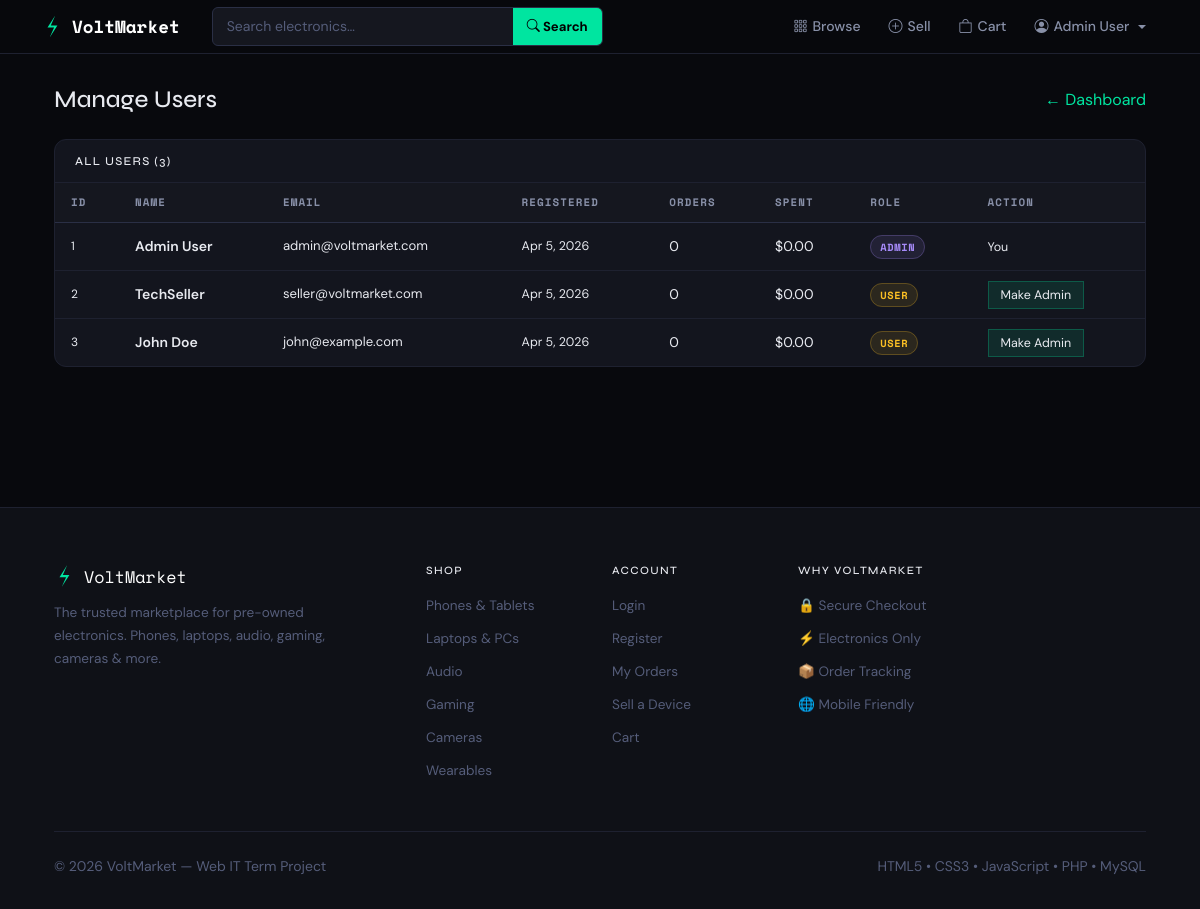
The page /admin/users.php (signed in) on the database its author committed.
### tables this page shows
CREATE TABLE IF NOT EXISTS users (
  id INT AUTO_INCREMENT PRIMARY KEY, name VARCHAR(100) NOT NULL,
  email VARCHAR(150) NOT NULL UNIQUE, password VARCHAR(255) NOT NULL,
  is_admin TINYINT(1) NOT NULL DEFAULT 0, created_at TIMESTAMP NOT NULL DEFAULT CURRENT_TIMESTAMP
);

### includes/auth.php (called while the page is built, shortened)
<?php
function isLoggedIn() {
    return isset($_SESSION['user_id']);
}
function getCurrentUserName() {
    return $_SESSION['user_name'] ?? 'Guest';
}

### admin/users.php (the view, shortened to what this page needs)
<?php
require_once __DIR__ . '/../includes/auth.php';
require_once __DIR__ . '/../includes/db.php';
$users=$pdo->query("SELECT u.*,
  (SELECT COUNT(*) FROM orders WHERE user_id=u.id) AS order_count,
  (SELECT COALESCE(SUM(total_price),0) FROM orders WHERE user_id=u.id) AS total_spent
  FROM users u ORDER BY u.created_at DESC")->fetchAll();
require_once __DIR__ . '/../includes/header.php';
?>
<div style="display:flex;justify-content:space-between;align-items:center;margin-bottom:24px;">
  <h1 style="font-size:1.5rem;margin:0;">Manage Users</h1>
  <a href="<?= BASE_URL ?>/admin/index.php" class="btn-outline btn-sm">← Dashboard</a>
</div>
<div class="vm-panel">
  <div class="vm-panel-head"><h5>All Users (<?= count($users) ?>)</h5></div>
  <div style="overflow-x:auto;">
    <table class="vm-table">
      <thead><tr><th>ID</th><th>Name</th><th>Email</th><th>Registered</th><th>Orders</th><th>Spent</th><th>Role</th><th>Action</th></tr></thead>
      <tbody>
        <?php foreach($users as $u): ?>
        <tr>
          <td style="font-family:var(--mono);color:var(--text3);font-size:.75rem;"><?= $u['id'] ?></td>
          <td style="font-weight:600;"><?= htmlspecialchars($u['name']) ?></td>
          <td style="font-size:.82rem;color:var(--text2);"><?= htmlspecialchars($u['email']) ?></td>
          <td style="font-size:.78rem;color:var(--text3);font-family:var(--mono);"><?= date('M j, Y',strtotime($u['created_at'])) ?></td>
          <td style="font-family:var(--mono);"><?= $u['order_count'] ?></td>
          <td style="font-family:var(--mono);color:var(--accent);">$<?= number_format($u['total_spent'],2) ?></td>
          <td>
            <span class="vm-status <?= $u['is_admin']?'s-shipped':'s-pending' ?>">
              <?= $u['is_admin']?'Admin':'User' ?>
            </span>
          </td>
          <td>
            <?php if($u['id']!=$_SESSION['user_id']): ?>
            <a href="<?= BASE_URL ?>/admin/users.php?toggle_admin=<?= $u['id'] ?>"
              style="background:<?= $u['is_admin']?'rgba(255,95,46,.1)':'rgba(0,229,160,.1)' ?>;border:1px solid <?= $u['is_admin']?'rgba(255,95,46,.25)':'rgba(0,229,160,.25)' ?>;color:<?= $u['is_admin']?'var(--orange)':'var(--accent)' ?>;padding:5px 12px;border-radius:var(--radius);font-size:.78rem;text-decoration:none;font-family:var(--mono);"
              data-confirm="Change role for <?= htmlspecialchars($u['name']) ?>?">
              <?= $u['is_admin']?'Revoke':'Make Admin' ?>
            </a>
            <?php else: ?><span style="font-size:.78rem;color:var(--text3);font-family:var(--mono);">You</span><?php endif; ?>
          </td>
        </tr>
        <?php endforeach; ?>
      </tbody>
    </table>
  </div>
</div>
<?php require_once __DIR__ . '/../includes/footer.php'; ?>

### includes/header.php (shortened to what this page needs)
<?php
require_once __DIR__ . '/auth.php';
?>
<!DOCTYPE html>
<html lang="en">
<head>
<link rel="stylesheet" href="https://cdn.jsdelivr.net/npm/bootstrap@5.3.2/dist/css/bootstrap.min.css">
<link rel="stylesheet" href="https://cdn.jsdelivr.net/npm/bootstrap-icons@1.11.3/font/bootstrap-icons.min.css">
</head>
<body>
<nav class="navbar navbar-expand-lg vm-navbar px-3">
  <div class="container-xl">
    <a class="navbar-brand vm-navbar-brand" href="<?= BASE_URL ?>/index.php">
      <span class="vm-bolt"></span>VoltMarket
    </a>
    <form class="vm-search-form d-none d-md-flex mx-3" action="<?= BASE_URL ?>/products.php" method="GET">
      <input type="search" name="q" placeholder="Search electronics…" value="<?= htmlspecialchars($_GET['q']??'') ?>">
      <button type="submit"><i class="bi bi-search"></i> Search</button>
    </form>
    <div class="collapse navbar-collapse" id="vmNav">
      <ul class="navbar-nav ms-auto align-items-lg-center gap-lg-1">
        <li class="nav-item"><a class="nav-link" href="<?= BASE_URL ?>/products.php"><i class="bi bi-grid-3x3-gap"></i> Browse</a></li>
        <li class="nav-item"><a class="nav-link" href="<?= BASE_URL ?>/sell.php"><i class="bi bi-plus-circle"></i> Sell</a></li>
        <li class="nav-item">
          <a class="nav-link" href="<?= BASE_URL ?>/cart.php">
            <i class="bi bi-bag"></i> Cart
          </a>
        </li>
        <?php if(isLoggedIn()): ?>
          <li class="nav-item dropdown">
            <a class="nav-link dropdown-toggle" href="#" data-bs-toggle="dropdown">
              <i class="bi bi-person-circle"></i> <?= htmlspecialchars(getCurrentUserName()) ?>
            </a>
          </li>
        <?php else: ?>
          <li class="nav-item"><a class="nav-link" href="<?= BASE_URL ?>/login.php"><i class="bi bi-box-arrow-in-right"></i> Login</a></li>
          <li class="nav-item"><a class="nav-link vm-accent-btn ms-1" href="<?= BASE_URL ?>/register.php"><i class="bi bi-person-plus"></i> Register</a></li>
        <?php endif; ?>
      </ul>
    </div>
  </div>
</nav>
<div style="padding:32px 0 60px;">
<div class="container-xl px-3 px-md-4">

### includes/footer.php (shortened to what this page needs)
</div>
</div>
<footer class="vm-footer">
  <div class="container-xl px-3 px-md-4">
    <div class="row g-4">
      <div class="col-md-4">
        <div style="font-family:var(--vm-mono);font-size:1.05rem;color:#fff;margin-bottom:12px;display:flex;align-items:center;gap:8px;">
          <span class="vm-bolt"></span>VoltMarket
        </div>
        <p style="color:var(--vm-text3);font-size:.85rem;max-width:280px;line-height:1.7;">
          The trusted marketplace for pre-owned electronics. Phones, laptops, audio, gaming, cameras &amp; more.
        </p>
      </div>
      <div class="col-6 col-md-2">
        <h6>Shop</h6>
        <ul>
          <li><a href="<?= BASE_URL ?>/products.php?category=Phones+%26+Tablets">Phones &amp; Tablets</a></li>
          <li><a href="<?= BASE_URL ?>/products.php?category=Laptops+%26+PCs">Laptops &amp; PCs</a></li>
          <li><a href="<?= BASE_URL ?>/products.php?category=Audio">Audio</a></li>
          <li><a href="<?= BASE_URL ?>/products.php?category=Gaming">Gaming</a></li>
          <li><a href="<?= BASE_URL ?>/products.php?category=Cameras">Cameras</a></li>
          <li><a href="<?= BASE_URL ?>/products.php?category=Wearables">Wearables</a></li>
        </ul>
      </div>
      <div class="col-6 col-md-2">
        <h6>Account</h6>
        <ul>
          <li><a href="<?= BASE_URL ?>/login.php">Login</a></li>
          <li><a href="<?= BASE_URL ?>/register.php">Register</a></li>
          <li><a href="<?= BASE_URL ?>/orders.php">My Orders</a></li>
          <li><a href="<?= BASE_URL ?>/sell.php">Sell a Device</a></li>
          <li><a href="<?= BASE_URL ?>/cart.php">Cart</a></li>
        </ul>
      </div>
      <div class="col-md-4">
        <h6>Why VoltMarket</h6>
        <ul>
          <li><a href="#">🔒 Secure Checkout</a></li>
          <li><a href="#">⚡ Electronics Only</a></li>
          <li><a href="#">📦 Order Tracking</a></li>
          <li><a href="#">🌐 Mobile Friendly</a></li>
        </ul>
      </div>
    </div>
    <div class="vm-footer-bottom">
      <small style="color:var(--vm-text3);">&copy; <?= date('Y') ?> VoltMarket &mdash; Web IT Term Project</small>
      <small style="color:var(--vm-text3);">HTML5 &bull; CSS3 &bull; JavaScript &bull; PHP &bull; MySQL</small>
    </div>
  </div>
</footer>
</body>
</html>

### includes/header.php (style rules this page uses)
:root { --vm-bg: #08090d; --vm-bg2: #0f1117; --vm-bg3: #15171f; --vm-card: #13151e; --vm-border: #1e2130; --vm-border2: #2a2f45; --vm-accent: #00e5a0; --vm-orange: #ff5f2e; --vm-blue: #3d8bff; --vm-text: #e8eaf0; --vm-text2: #8890a8; --vm-text3: #555d7a; --vm-mono: 'Space Mono', monospace; --vm-sans: 'DM Sans', sans-serif; --vm-display: 'Syne', sans-serif; --vm-radius: 6px; --vm-radius-lg: 12px; --vm-glow: 0 0 24px rgba(0,229,160,.14); --vm-shadow: 0 4px 24px rgba(0,0,0,.5); }
*, *::before, *::after { box-sizing: border-box; }
html { scroll-behavior: smooth; }
body { background: var(--vm-bg) !important; color: var(--vm-text) !important; font-family: var(--vm-sans) !important; min-height: 100vh; }
h1,h2,h3,h4,h5,h6 { font-family: var(--vm-display) !important; color: var(--vm-text) !important; }
a { color: var(--vm-accent); text-decoration: none; transition: color .2s; }
p { color: var(--vm-text2); }
.vm-navbar { background: rgba(8,9,13,.97) !important; backdrop-filter: blur(20px); border-bottom: 1px solid var(--vm-border); padding: 0 !important; position: sticky; top: 0; z-index: 1030; }
.vm-navbar .navbar-brand { font-family: var(--vm-mono); font-weight: 700; color: #fff !important; font-size: 1.1rem; display: flex; align-items: center; gap: 8px; }
.vm-bolt { width: 22px; height: 22px; background: var(--vm-accent); clip-path: polygon(60% 0%,40% 45%,70% 45%,35% 100%,55% 55%,25% 55%); display: inline-block; animation: boltglow 3s ease infinite; flex-shrink: 0; }
.vm-navbar .nav-link { color: var(--vm-text2) !important; font-size: .875rem; font-weight: 500; padding: 8px 12px !important; border-radius: var(--vm-radius); transition: color .2s, background .2s; display: flex; align-items: center; gap: 5px; }
.vm-search-form { display: flex; background: var(--vm-bg3); border: 1px solid var(--vm-border2); border-radius: var(--vm-radius); overflow: hidden; }
.vm-search-form input { background: transparent; border: none; outline: none; color: var(--vm-text); padding: 8px 14px; font-size: .875rem; width: 300px; }
.vm-search-form input::placeholder { color: var(--vm-text3); }
.vm-search-form button { background: var(--vm-accent); border: none; color: #000; padding: 0 14px; font-weight: 700; font-size: .82rem; cursor: pointer; white-space: nowrap; }
.vm-navbar .navbar-collapse { padding: 8px 0; }
.vm-panel { background: var(--vm-card); border: 1px solid var(--vm-border); border-radius: var(--vm-radius-lg); overflow: hidden; }
.vm-panel-head { padding: 14px 20px; border-bottom: 1px solid var(--vm-border); display: flex; justify-content: space-between; align-items: center; }
.vm-panel-head h5 { font-family: var(--vm-mono); font-size: .75rem; letter-spacing: .1em; text-transform: uppercase; color: var(--vm-text2); margin: 0; }
.vm-table { width: 100%; border-collapse: collapse; }
.vm-table th { background: var(--vm-bg3); color: var(--vm-text2); font-family: var(--vm-mono); font-size: .68rem; letter-spacing: .1em; text-transform: uppercase; padding: 11px 16px; text-align: left; border-bottom: 1px solid var(--vm-border2); }
.vm-table td { padding: 13px 16px; border-bottom: 1px solid var(--vm-border); font-size: .875rem; vertical-align: middle; }
.vm-table tr:last-child td { border-bottom: none; }
.vm-status { font-family: var(--vm-mono); font-size: .65rem; letter-spacing: .06em; text-transform: uppercase; padding: 3px 9px; border-radius: 99px; font-weight: 700; }
.s-pending { background: rgba(251,191,36,.1); color: #fbbf24; border: 1px solid rgba(251,191,36,.25); }
.s-shipped { background: rgba(167,139,250,.1); color: #a78bfa; border: 1px solid rgba(167,139,250,.25); }
.vm-footer { background: var(--vm-bg2); border-top: 1px solid var(--vm-border); padding: 56px 0 32px; margin-top: 80px; }
.vm-footer h6 { font-family: var(--vm-mono); font-size: .7rem; letter-spacing: .12em; text-transform: uppercase; color: var(--vm-text2); margin-bottom: 16px; }
.vm-footer ul { list-style: none; padding: 0; margin: 0; }
.vm-footer ul li { margin-bottom: 9px; }
.vm-footer ul li a { color: var(--vm-text3) !important; font-size: .85rem; transition: color .2s; }
.vm-footer-bottom { border-top: 1px solid var(--vm-border); margin-top: 40px; padding-top: 24px; display: flex; justify-content: space-between; flex-wrap: wrap; gap: 10px; }

### rows shown on the page
users: id "1", name "Admin User", email "admin@voltmarket.com", created_at "Apr 5, 2026", order_count "0", total_spent "0.00", is_admin "ADMIN", shows "You"
users: id "2", name "TechSeller", email "seller@voltmarket.com", created_at "Apr 5, 2026", order_count "0", total_spent "0.00", is_admin "USER"
users: id "3", name "John Doe", email "john@example.com", created_at "Apr 5, 2026", order_count "0", total_spent "0.00", is_admin "USER"

### other values the page prints
getCurrentUserName() "Admin User"
count($users) "3"
